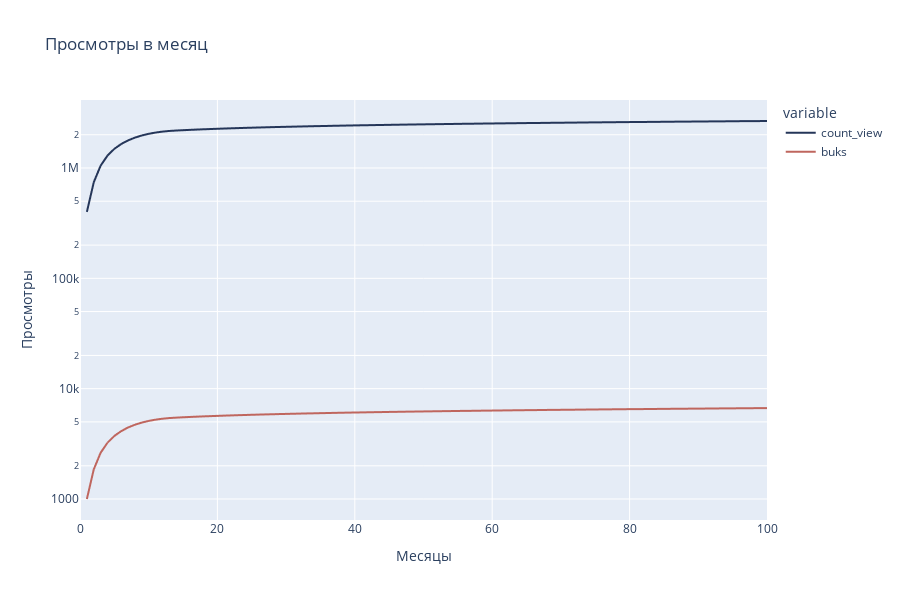

Source (notebook cell):
### Code cell
df2 = df1.copy(deep=True)
df2 = df2.groupby(['run', 'timestep']).last().reset_index()

fig = px.line(df2, x="timestep", y=[ 'count_view','buks'], line_group='run',  title='Просмотры в месяц', height=600, color_discrete_sequence= my_colors)
# Установите логарифмическую шкалу для оси Y
fig.update_yaxes(type='log')


fig.update_layout(xaxis_title='Месяцы', yaxis_title='Просмотры')

fig.show()
